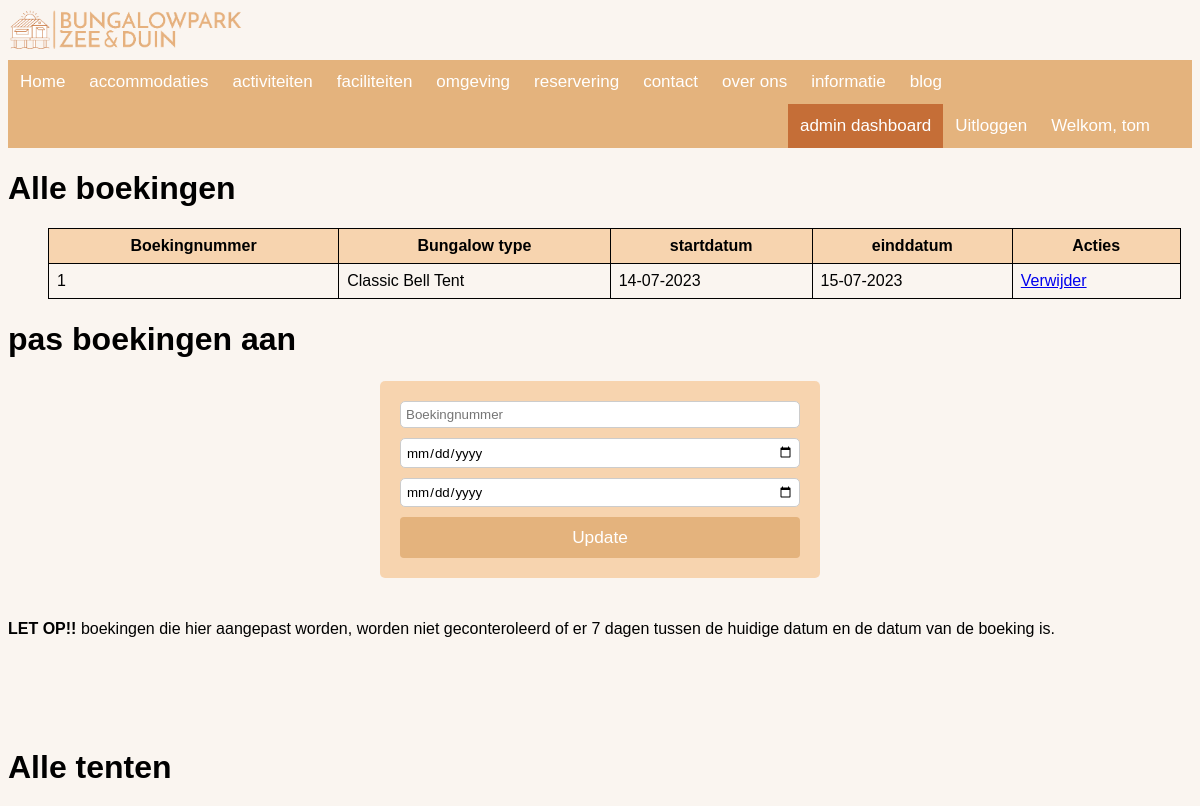
The app's page /admin_dashboard (signed in, upper part), older data.
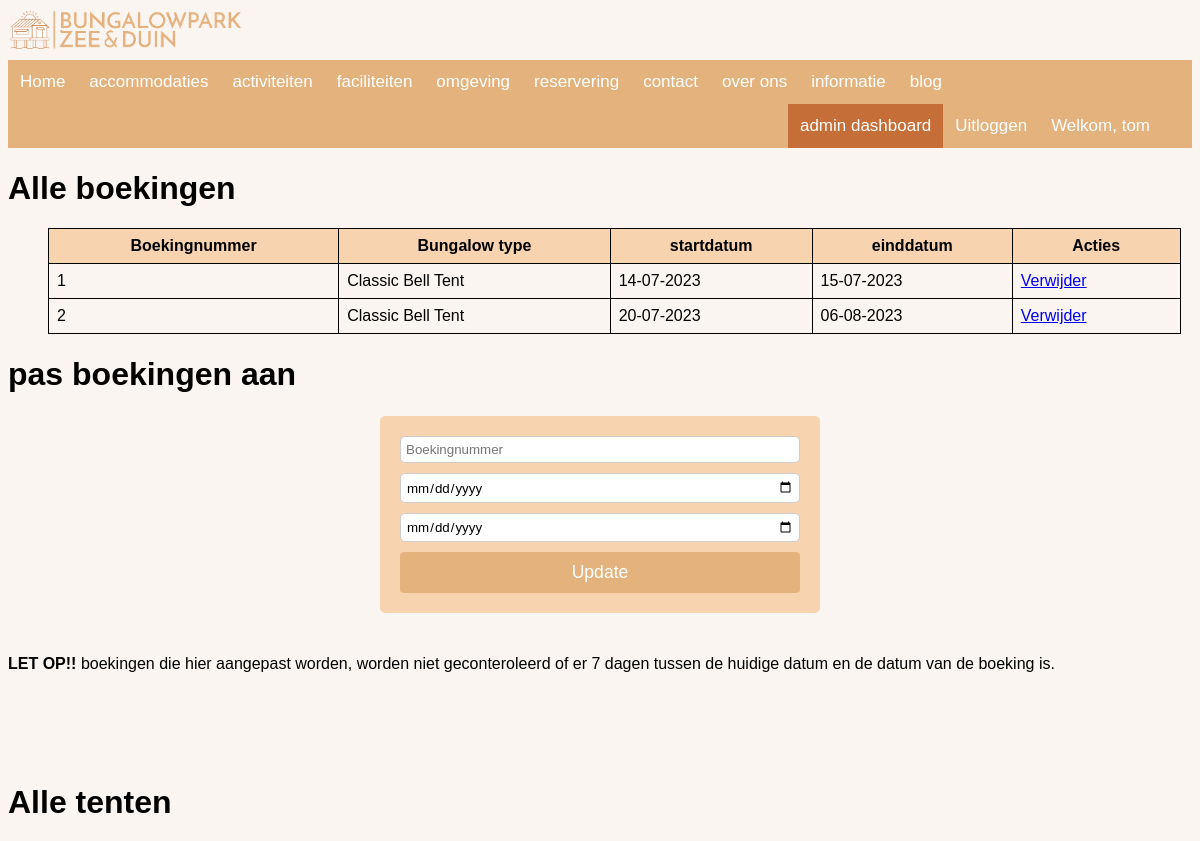
The same page, newer data.
### bungalowpark/models.py (models this page shows, shortened)
class Boeking(db.Model):
    __tablename__ = 'reserveringen'
    id = db.Column(db.Integer(), primary_key=True)
    bungalowID = db.Column(db.Integer(), nullable=False)
    tent_omschrijving = db.Column(db.String(100), nullable=False)
    startdatum = db.Column(db.Date(), nullable=False)
    einddatum = db.Column(db.Date(), nullable=False)
    userID = db.Column(db.Integer, db.ForeignKey('users.id'), nullable=False)

### bungalowpark/__init__.py (the view)
@app.route('/admin_dashboard')
@login_required
@role_required('admin')
def admin_dashboard():
    bungID = Boeking.query.filter_by().all()
    bunginfo = Tent.query.filter_by().all()
    return render_template('admin_dashboard.html',  bungID=bungID, bunginfo=bunginfo ,name=current_user )

### bungalowpark/__init__.py (called while the page is built)
def role_required(*roles):
    def decorator(func):
        @wraps(func)
        def wrapper(*args, **kwargs):
            if current_user.is_anonymous:
                return redirect(url_for('/'))
            if 'admin' in roles and current_user.role != 'admin':
                return render_template('404.html'), 404
            if 'user' in roles and current_user.role != 'user':
                return render_template('404.html'), 404
            return func(*args, **kwargs)
        return wrapper
    return decorator

### bungalowpark/models.py (called while the page is built)
@login_manager.user_loader
def load_user(user_id):
    return User.query.get(user_id)

    def __repr__(self):
        return f"Welkom, {self.username}"

### bungalowpark/templates/admin_dashboard.html (shortened to what this page needs)
{% extends "base.html" %}
{% block content %}
<h1>Alle boekingen</h1>
<ul>
    <table>
        <tr>
            <th>Boekingnummer</th>
            <th>Bungalow type</th>
            <th>startdatum</th>
            <th>einddatum</th>
            <th>Acties</th>
        </tr>
    {% for item in bungID %}
    <tr>
        <td>{{ item.id }}</td>
        <td>{{ item.tent_omschrijving }}</td>
        <td>{{ item.startdatum.strftime('%d-%m-%Y')  }}</td>
        <td>{{ item.einddatum.strftime('%d-%m-%Y') }}</td>
        <td>
            <a href="{{ url_for('delete_boeking', boeking_id=item.id) }}" onclick="return confirm('Weet je zeker dat je deze boeking wilt verwijderen?')"class="verwijderen">Verwijder</a>
        </td>
    </tr>
    {% endfor %}
    </table>
</ul>
<h1>pas boekingen aan </h1>
<form class="form-grid" action="/admin_boeking" method="POST">
    <input type="text" name="boeking_id" placeholder="Boekingnummer" required>
    <input type="date" name="startdatum" placeholder="Startdatum" required>
    <input type="date" name="einddatum" placeholder="Einddatum" required>
    <button type="submit">Update</button>
  </form>
  <br>
  <b>LET OP!!</b> boekingen die hier aangepast worden, worden niet geconteroleerd of er 7 dagen tussen de huidige datum en de datum van de boeking is.
<br>
<br>
<br>
<br>
<br>
<br>
  <h1>Alle tenten</h1>
  <br>
  <br>
<br>
<br>
<br>
<br>
<br>
{% endblock %}

Row changes from the older to the newer data that the page shows:
added Boeking: id "2", tent_omschrijving "Classic Bell Tent", startdatum "20-07-2023", einddatum "06-08-2023"
